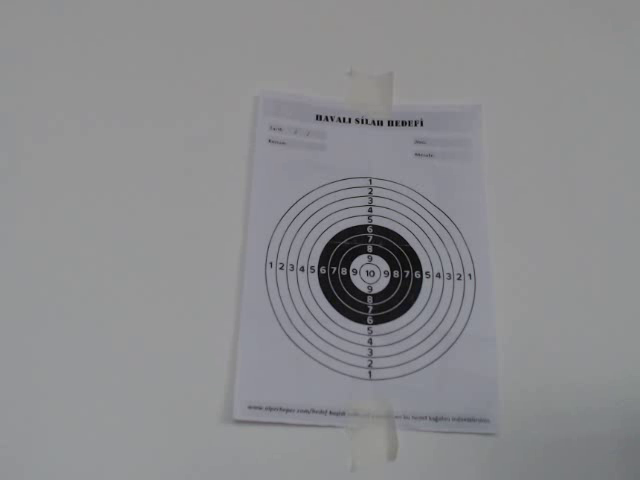
#> input picture frame 50 of out_office.avi, 640 x 480 px
$ python circle_det.py
#> lines starting #> are read from the running program, lines starting #| are printed output that depends on the picture; after the words box and inside, x2 and y2 are one past the last pixel; in counts of white or black regions, pixels touching at a corner belong together
import numpy as np
import cv2

cap = cv2.VideoCapture("out_office.avi")

while(True):


    ret, frame = cap.read()
#> frame is the input picture: shape (480, 640, 3); mean B, G, R 142.9, 140.4, 140

    gray = cv2.cvtColor(frame, cv2.COLOR_BGR2GRAY)
    blur = cv2.GaussianBlur(gray, (3,3), 0)

    detected_circles = cv2.HoughCircles(blur,
                   cv2.HOUGH_GRADIENT, 1, 20, param1 = 50,
               param2 = 15, minRadius = 3, maxRadius = 10)
#> detected_circles = [[371.5, 272.5, 9.4], [343.5, 271.5, 8.2]]

    if detected_circles is not None:
        # Convert the circle parameters a, b and r to integers.
        detected_circles = np.uint16(np.around(detected_circles))
#> detected_circles = [[372, 272, 9], [344, 272, 8]]

        # birghtest =
        for pt in detected_circles[0, :]:
            a, b, r = pt[0], pt[1], pt[2]


            # Draw the circumference of the circle.
            cv2.circle(frame, (a, b), r, (0, 255, 0), 2)

            # Draw a small circle (of radius 1) to show the center.
            cv2.circle(frame, (a, b), 1, (0, 0, 255), 3)
#> this loop made 2 passes
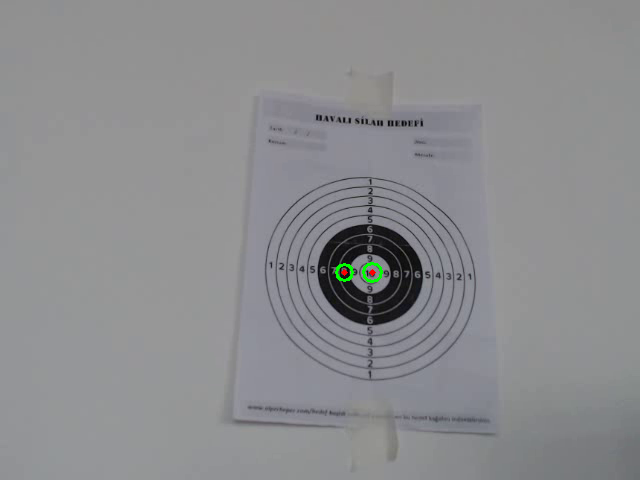
#> frame: shape (480, 640, 3); 0.12% of pixels changed, all inside (x1, y1, x2, y2) = (335, 262, 383, 283)

    #print("finished")
    cv2.imshow("Detected Circle", frame)
    if cv2.waitKey(1) == ord('q'):
#> (key q is pressed here)
        break

cap.release()
cv2.destroyAllWindows()

$ run again, starting later in the video
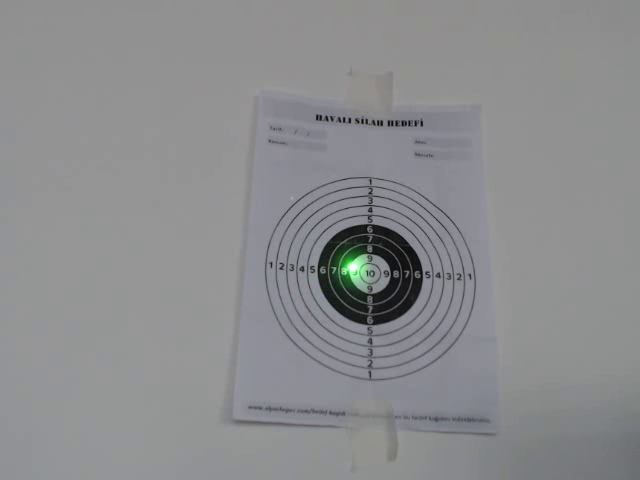
#> input picture frame 225 of out_office.avi, 640 x 480 px
#> frame is the input picture: shape (480, 640, 3); mean B, G, R 142.4, 140.5, 139.6
#> `detected_circles = cv2.HoughCircles(blur, cv2.HOUGH_GRADIENT, 1, 20, p..`: detected_circles = [[368.5, 272.5, 8.2]]
#> `detected_circles = np.uint16(np.around(detected_circles))`: detected_circles = [[368, 272, 8]]
#> the loop `for pt in detected_circles[0, :]:` made 1 pass
#> after the loop `for pt in detected_circles[0, :]:`:
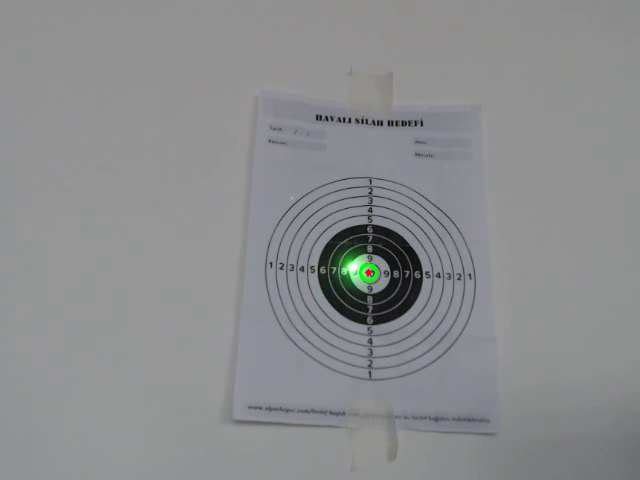
#> frame: shape (480, 640, 3); 0.06% of pixels changed, all inside (x1, y1, x2, y2) = (359, 263, 378, 282)
